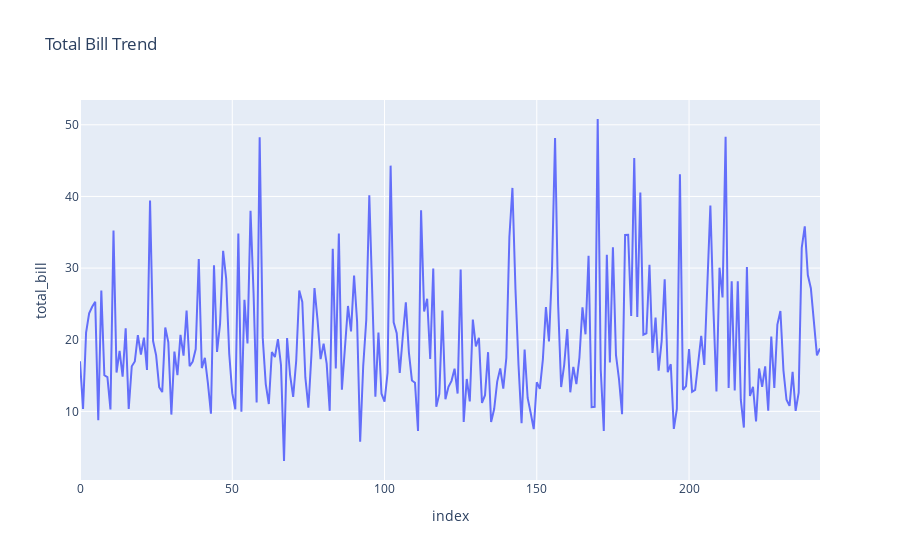

Notebook cell for this chart:
### Code cell
#tips['total_bill'].iplot(kind = 'line' ,title = 'Total bill trend')  --- this doesnt work now , for the new updated version of cufflinks

fig = px.line(tips, y='total_bill', title='Total Bill Trend')
fig.show()

### Figure 1 — Plotly figure (JSON) as saved in the notebook; plotly's stock layout.template omitted (floating-point values rounded to 4 significant figures; data arrays with more than 128 entries replaced by an {"elided": "..."} marker saying what was removed)
{"data": [{"hovertemplate": "index=%{x}<br>total_bill=%{y}<extra></extra>", "legendgroup": "", "line": {"color": "#636efa", "dash": "solid"}, "marker": {"symbol": "circle"}, "mode": "lines", "name": "", "orientation": "v", "showlegend": false, "type": "scatter", "x": {"elided": "244 int values"}, "xaxis": "x", "y": {"elided": "244 float values"}, "yaxis": "y"}], "layout": {"legend": {"tracegroupgap": 0}, "title": {"text": "Total Bill Trend"}, "xaxis": {"anchor": "y", "domain": [0, 1], "title": {"text": "index"}}, "yaxis": {"anchor": "x", "domain": [0, 1], "title": {"text": "total_bill"}}}}
